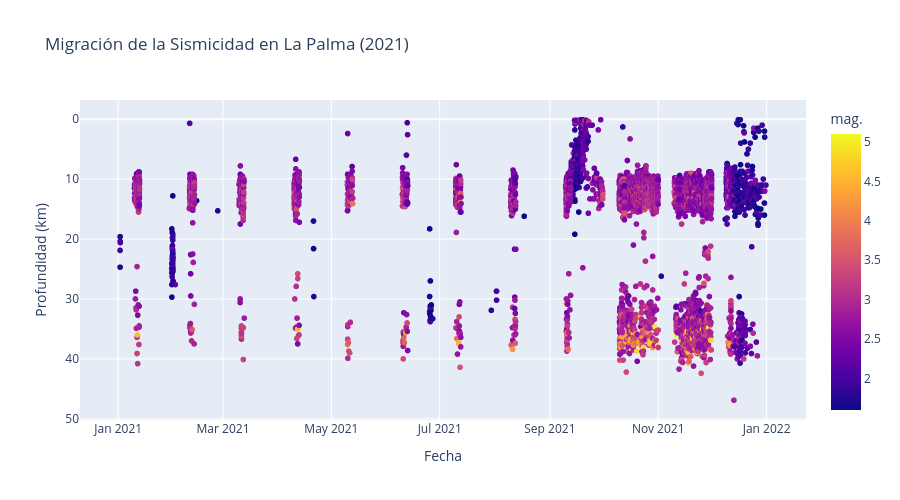

Notebook code for this chart:
### Code cell
graficar_migracion(df_bfiltrado, "La Palma", 2021)

### Figure 1 — Plotly figure (JSON) as saved in the notebook; plotly's stock layout.template omitted (floating-point values rounded to 4 significant figures; data arrays with more than 128 entries replaced by an {"elided": "..."} marker saying what was removed)
{"data": [{"hovertemplate": "Fecha=%{x}<br>Profundidad (km)=%{y}<br>mag.=%{marker.color}<extra></extra>", "legendgroup": "", "marker": {"color": {"elided": "8867 float values"}, "coloraxis": "coloraxis", "symbol": "circle"}, "mode": "markers", "name": "", "showlegend": false, "type": "scattergl", "x": {"elided": "8867 str values"}, "xaxis": "x", "y": {"elided": "8867 float values"}, "yaxis": "y"}], "layout": {"coloraxis": {"colorbar": {"title": {"text": "mag."}}, "colorscale": [[0, "#0d0887"], [0.1111, "#46039f"], [0.2222, "#7201a8"], [0.3333, "#9c179e"], [0.4444, "#bd3786"], [0.5556, "#d8576b"], [0.6667, "#ed7953"], [0.7778, "#fb9f3a"], [0.8889, "#fdca26"], [1, "#f0f921"]]}, "height": 500, "legend": {"tracegroupgap": 0}, "title": {"text": "Migración de la Sismicidad en La Palma (2021)"}, "xaxis": {"anchor": "y", "domain": [0, 1], "title": {"text": "Fecha"}}, "yaxis": {"anchor": "x", "autorange": "reversed", "domain": [0, 1], "title": {"text": "Profundidad (km)"}}}}
